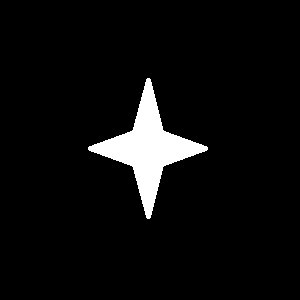
#> input picture test.jpg, 300 x 300 px
$ python contour.py
#> lines starting #> are read from the running program, lines starting #| are printed output that depends on the picture; after the words box and inside, x2 and y2 are one past the last pixel; in counts of white or black regions, pixels touching at a corner belong together
import numpy as np
import cv2
import cv
im = cv2.imread('test.jpg')
#> im is the input picture: shape (300, 300, 3); min 0, max 255, mean 13.3
imgray = cv2.cvtColor(im,cv2.COLOR_BGR2GRAY)
ret,thresh = cv2.threshold(imgray,127,255,0)
#> thresh: shape (300, 300); 5.2% white; 1 white region
contours, hierarchy = cv2.findContours(thresh,cv2.RETR_TREE,cv2.CHAIN_APPROX_SIMPLE)
#> contours = 1 contour; box (x1, y1, x2, y2) and area: (88, 78, 208, 219) 4503
cv2.drawContours(im,contours,-1,(0,255,0),-1)
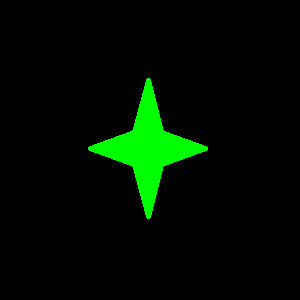
#> im: shape (300, 300, 3); 5.22% of pixels changed, all inside (x1, y1, x2, y2) = (88, 78, 208, 219)
cv2.imshow('lena',im)
cv.WaitKey()
#> (this line was passed over: cv is not available in this run)
